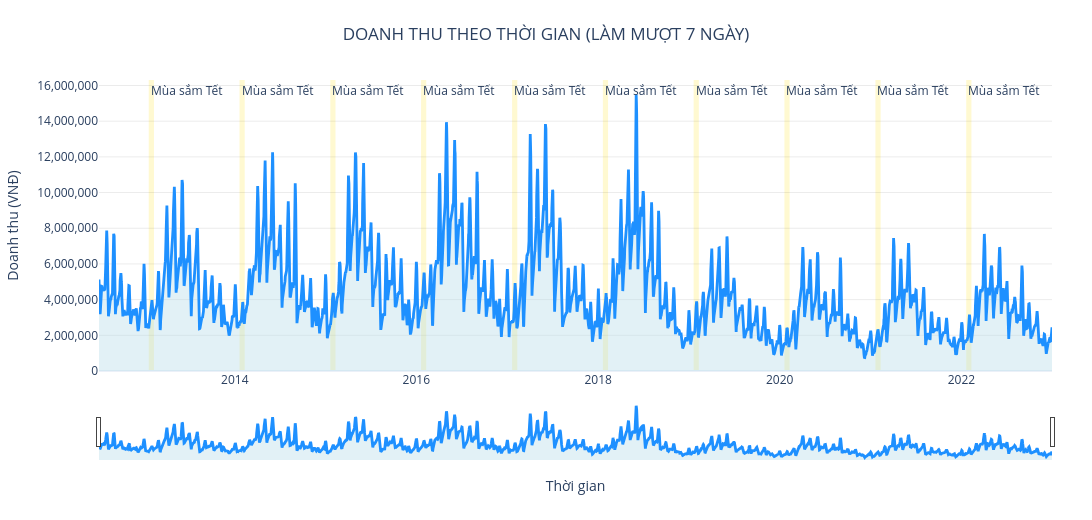
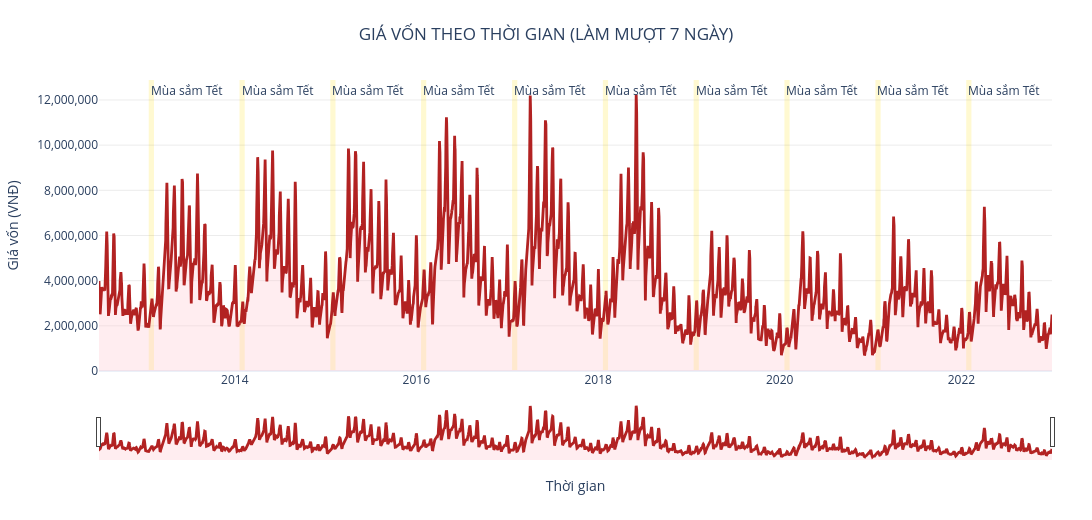
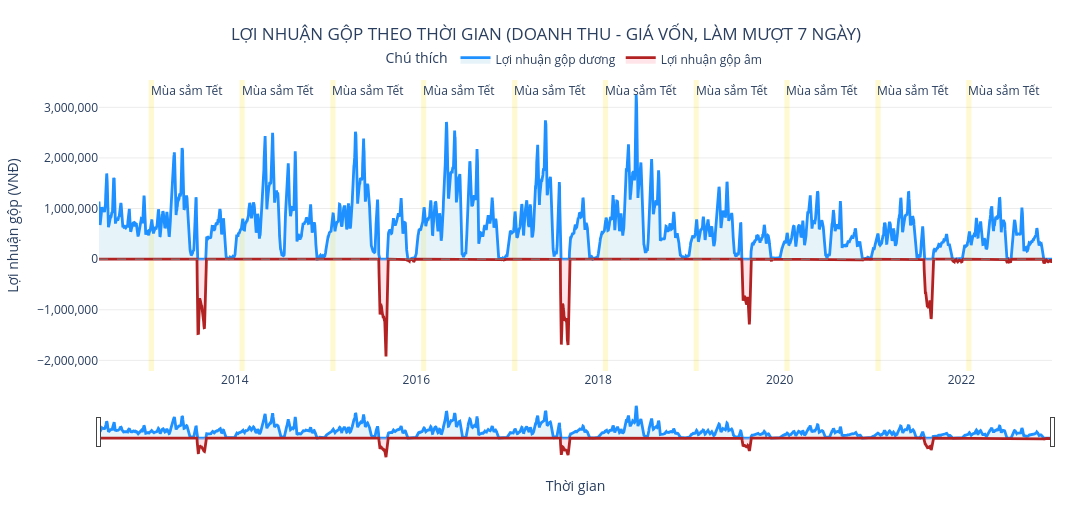

Here is the notebook cell these charts were saved with, in order:
### Code cell
# 1) Tiền xử lý dữ liệu
df_trend = (
    df_sales.copy()
    .groupby("Date", as_index=False)[["Revenue", "COGS"]]
    .sum()
    .sort_values("Date")
)

# Làm mượt MA7
df_trend["Doanh thu (MA7)"] = df_trend["Revenue"].rolling(window=7, min_periods=1).mean()
df_trend["Giá vốn (MA7)"] = df_trend["COGS"].rolling(window=7, min_periods=1).mean()
df_trend["Gross Profit (MA7)"] = df_trend["Doanh thu (MA7)"] - df_trend["Giá vốn (MA7)"]

# 2) Xác định khoảng thời gian Tết Nguyên Đán gần cuối tháng 1 - đầu tháng 2
tet_ranges = []
for year in sorted(df_trend["Date"].dt.year.unique()):
    start = pd.Timestamp(f"{year}-01-20")
    end = pd.Timestamp(f"{year}-02-10")

    mask = (df_trend["Date"] >= start) & (df_trend["Date"] <= end)
    if mask.any():
        tet_ranges.append((df_trend.loc[mask, "Date"].min(), df_trend.loc[mask, "Date"].max()))

# 3) Hàm dùng chung để vẽ vùng Tết
def them_mua_tet(fig):
    for start_date, end_date in tet_ranges:
        fig.add_vrect(
            x0=start_date,
            x1=end_date,
            fillcolor="rgba(255, 223, 0, 0.18)",
            line_width=0,
            layer="below",
            annotation_text="Mùa sắm Tết",
            annotation_position="top left",
        )

# 4) BIỂU ĐỒ DOANH THU THEO THỜI GIAN
fig_rev = go.Figure()

fig_rev.add_trace(
    go.Scatter(
        x=df_trend["Date"],
        y=df_trend["Doanh thu (MA7)"],
        mode="lines",
        name="Doanh thu (MA7)",
        line=dict(color="rgba(30, 144, 255, 1)", width=2.8),
        fill="tozeroy",
        fillcolor="rgba(173, 216, 230, 0.35)",
        hovertemplate="%{x|%d/%m/%Y}<br>Doanh thu: %{y:,.0f} VNĐ<extra></extra>",
    )
)

them_mua_tet(fig_rev)

fig_rev.update_layout(
    title={
        "text": "DOANH THU THEO THỜI GIAN (LÀM MƯỢT 7 NGÀY)",
        "x": 0.5,
        "xanchor": "center",
    },
    template="plotly_white",
    width=1400,
    height=520,
    legend=dict(
        title="Chú thích",
        orientation="h",
        yanchor="bottom",
        y=1.02,
        xanchor="center",
        x=0.5,
    ),
    margin=dict(l=60, r=40, t=80, b=60),
)

fig_rev.update_xaxes(
    title_text="Thời gian",
    rangeslider=dict(visible=True),
    showgrid=False,
)

fig_rev.update_yaxes(
    title_text="Doanh thu (VNĐ)",
    tickformat=",.0f",
    showgrid=True,
    gridcolor="rgba(0,0,0,0.08)",
)

fig_rev.show()

# 5) BIỂU ĐỒ GIÁ VỐN THEO THỜI GIAN
fig_cogs = go.Figure()

fig_cogs.add_trace(
    go.Scatter(
        x=df_trend["Date"],
        y=df_trend["Giá vốn (MA7)"],
        mode="lines",
        name="Giá vốn (MA7)",
        line=dict(color="rgba(178, 34, 34, 1)", width=2.8),
        fill="tozeroy",
        fillcolor="rgba(255, 182, 193, 0.25)",
        hovertemplate="%{x|%d/%m/%Y}<br>Giá vốn: %{y:,.0f} VNĐ<extra></extra>",
    )
)

them_mua_tet(fig_cogs)

fig_cogs.update_layout(
    title={
        "text": "GIÁ VỐN THEO THỜI GIAN (LÀM MƯỢT 7 NGÀY)",
        "x": 0.5,
        "xanchor": "center",
    },
    template="plotly_white",
    width=1400,
    height=520,
    legend=dict(
        title="Chú thích",
        orientation="h",
        yanchor="bottom",
        y=1.02,
        xanchor="center",
        x=0.5,
    ),
    margin=dict(l=60, r=40, t=80, b=60),
)

fig_cogs.update_xaxes(
    title_text="Thời gian",
    rangeslider=dict(visible=True),
    showgrid=False,
)

fig_cogs.update_yaxes(
    title_text="Giá vốn (VNĐ)",
    tickformat=",.0f",
    showgrid=True,
    gridcolor="rgba(0,0,0,0.08)",
)

fig_cogs.show()

# 6) BIỂU ĐỒ LỢI NHUẬN GỘP THEO THỜI GIAN
# 6) BIỂU ĐỒ LỢI NHUẬN GỘP THEO THỜI GIAN
fig_gp = go.Figure()

df_trend["Gross Profit (MA7)"] = df_trend["Doanh thu (MA7)"] - df_trend["Giá vốn (MA7)"]

gross_profit_positive = df_trend["Gross Profit (MA7)"].where(df_trend["Gross Profit (MA7)"] >= 0, 0)
gross_profit_negative = df_trend["Gross Profit (MA7)"].where(df_trend["Gross Profit (MA7)"] < 0, 0)

# Phần dương: màu xanh dương
fig_gp.add_trace(
    go.Scatter(
        x=df_trend["Date"],
        y=gross_profit_positive,
        mode="lines",
        name="Lợi nhuận gộp dương",
        line=dict(color="rgba(30, 144, 255, 1)", width=2.8),
        fill="tozeroy",
        fillcolor="rgba(173, 216, 230, 0.30)",
        hovertemplate="%{x|%d/%m/%Y}<br>Lợi nhuận gộp: %{y:,.0f} VNĐ<extra></extra>",
    )
)

# Phần âm: màu đỏ
fig_gp.add_trace(
    go.Scatter(
        x=df_trend["Date"],
        y=gross_profit_negative,
        mode="lines",
        name="Lợi nhuận gộp âm",
        line=dict(color="rgba(178, 34, 34, 1)", width=2.8),
        fill="tozeroy",
        fillcolor="rgba(255, 182, 193, 0.35)",
        hovertemplate="%{x|%d/%m/%Y}<br>Lợi nhuận gộp: %{y:,.0f} VNĐ<extra></extra>",
    )
)

them_mua_tet(fig_gp)

fig_gp.add_hline(y=0, line_width=1, line_dash="dash", line_color="gray")

fig_gp.update_layout(
    title={
        "text": "LỢI NHUẬN GỘP THEO THỜI GIAN (DOANH THU - GIÁ VỐN, LÀM MƯỢT 7 NGÀY)",
        "x": 0.5,
        "xanchor": "center",
    },
    template="plotly_white",
    width=1400,
    height=520,
    legend=dict(
        title="Chú thích",
        orientation="h",
        yanchor="bottom",
        y=1.02,
        xanchor="center",
        x=0.5,
    ),
    margin=dict(l=60, r=40, t=80, b=60),
)

fig_gp.update_xaxes(
    title_text="Thời gian",
    rangeslider=dict(visible=True),
    showgrid=False,
)

fig_gp.update_yaxes(
    title_text="Lợi nhuận gộp (VNĐ)",
    tickformat=",.0f",
    showgrid=True,
    gridcolor="rgba(0,0,0,0.08)",
)

fig_gp.show()

### Figure 1 — Plotly figure (JSON) as saved in the notebook; plotly's stock layout.template omitted (floating-point values rounded to 4 significant figures; data arrays with more than 128 entries replaced by an {"elided": "..."} marker saying what was removed)
{"data": [{"fill": "tozeroy", "fillcolor": "rgba(173, 216, 230, 0.35)", "hovertemplate": "%{x|%d/%m/%Y}<br>Doanh thu: %{y:,.0f} VNĐ<extra></extra>", "line": {"color": "rgba(30, 144, 255, 1)", "width": 2.8}, "mode": "lines", "name": "Doanh thu (MA7)", "type": "scatter", "x": {"elided": "3833 str values"}, "y": {"elided": "3833 float values"}}], "layout": {"annotations": [{"showarrow": false, "text": "Mùa sắm Tết", "x": "2013-01-20T00:00:00", "xanchor": "left", "xref": "x", "y": 1, "yanchor": "top", "yref": "y domain"}, {"showarrow": false, "text": "Mùa sắm Tết", "x": "2014-01-20T00:00:00", "xanchor": "left", "xref": "x", "y": 1, "yanchor": "top", "yref": "y domain"}, {"showarrow": false, "text": "Mùa sắm Tết", "x": "2015-01-20T00:00:00", "xanchor": "left", "xref": "x", "y": 1, "yanchor": "top", "yref": "y domain"}, {"showarrow": false, "text": "Mùa sắm Tết", "x": "2016-01-20T00:00:00", "xanchor": "left", "xref": "x", "y": 1, "yanchor": "top", "yref": "y domain"}, {"showarrow": false, "text": "Mùa sắm Tết", "x": "2017-01-20T00:00:00", "xanchor": "left", "xref": "x", "y": 1, "yanchor": "top", "yref": "y domain"}, {"showarrow": false, "text": "Mùa sắm Tết", "x": "2018-01-20T00:00:00", "xanchor": "left", "xref": "x", "y": 1, "yanchor": "top", "yref": "y domain"}, {"showarrow": false, "text": "Mùa sắm Tết", "x": "2019-01-20T00:00:00", "xanchor": "left", "xref": "x", "y": 1, "yanchor": "top", "yref": "y domain"}, {"showarrow": false, "text": "Mùa sắm Tết", "x": "2020-01-20T00:00:00", "xanchor": "left", "xref": "x", "y": 1, "yanchor": "top", "yref": "y domain"}, {"showarrow": false, "text": "Mùa sắm Tết", "x": "2021-01-20T00:00:00", "xanchor": "left", "xref": "x", "y": 1, "yanchor": "top", "yref": "y domain"}, {"showarrow": false, "text": "Mùa sắm Tết", "x": "2022-01-20T00:00:00", "xanchor": "left", "xref": "x", "y": 1, "yanchor": "top", "yref": "y domain"}], "height": 520, "legend": {"orientation": "h", "title": {"text": "Chú thích"}, "x": 0.5, "xanchor": "center", "y": 1.02, "yanchor": "bottom"}, "margin": {"b": 60, "l": 60, "r": 40, "t": 80}, "shapes": [{"fillcolor": "rgba(255, 223, 0, 0.18)", "layer": "below", "line": {"width": 0}, "type": "rect", "x0": "2013-01-20T00:00:00", "x1": "2013-02-10T00:00:00", "xref": "x", "y0": 0, "y1": 1, "yref": "y domain"}, {"fillcolor": "rgba(255, 223, 0, 0.18)", "layer": "below", "line": {"width": 0}, "type": "rect", "x0": "2014-01-20T00:00:00", "x1": "2014-02-10T00:00:00", "xref": "x", "y0": 0, "y1": 1, "yref": "y domain"}, {"fillcolor": "rgba(255, 223, 0, 0.18)", "layer": "below", "line": {"width": 0}, "type": "rect", "x0": "2015-01-20T00:00:00", "x1": "2015-02-10T00:00:00", "xref": "x", "y0": 0, "y1": 1, "yref": "y domain"}, {"fillcolor": "rgba(255, 223, 0, 0.18)", "layer": "below", "line": {"width": 0}, "type": "rect", "x0": "2016-01-20T00:00:00", "x1": "2016-02-10T00:00:00", "xref": "x", "y0": 0, "y1": 1, "yref": "y domain"}, {"fillcolor": "rgba(255, 223, 0, 0.18)", "layer": "below", "line": {"width": 0}, "type": "rect", "x0": "2017-01-20T00:00:00", "x1": "2017-02-10T00:00:00", "xref": "x", "y0": 0, "y1": 1, "yref": "y domain"}, {"fillcolor": "rgba(255, 223, 0, 0.18)", "layer": "below", "line": {"width": 0}, "type": "rect", "x0": "2018-01-20T00:00:00", "x1": "2018-02-10T00:00:00", "xref": "x", "y0": 0, "y1": 1, "yref": "y domain"}, {"fillcolor": "rgba(255, 223, 0, 0.18)", "layer": "below", "line": {"width": 0}, "type": "rect", "x0": "2019-01-20T00:00:00", "x1": "2019-02-10T00:00:00", "xref": "x", "y0": 0, "y1": 1, "yref": "y domain"}, {"fillcolor": "rgba(255, 223, 0, 0.18)", "layer": "below", "line": {"width": 0}, "type": "rect", "x0": "2020-01-20T00:00:00", "x1": "2020-02-10T00:00:00", "xref": "x", "y0": 0, "y1": 1, "yref": "y domain"}, {"fillcolor": "rgba(255, 223, 0, 0.18)", "layer": "below", "line": {"width": 0}, "type": "rect", "x0": "2021-01-20T00:00:00", "x1": "2021-02-10T00:00:00", "xref": "x", "y0": 0, "y1": 1, "yref": "y domain"}, {"fillcolor": "rgba(255, 223, 0, 0.18)", "layer": "below", "line": {"width": 0}, "type": "rect", "x0": "2022-01-20T00:00:00", "x1": "2022-02-10T00:00:00", "xref": "x", "y0": 0, "y1": 1, "yref": "y domain"}], "title": {"text": "DOANH THU THEO THỜI GIAN (LÀM MƯỢT 7 NGÀY)", "x": 0.5, "xanchor": "center"}, "width": 1400, "xaxis": {"rangeslider": {"visible": true}, "showgrid": false, "title": {"text": "Thời gian"}}, "yaxis": {"gridcolor": "rgba(0,0,0,0.08)", "showgrid": true, "tickformat": ",.0f", "title": {"text": "Doanh thu (VNĐ)"}}}}

### Figure 2 — Plotly figure (JSON) as saved in the notebook; plotly's stock layout.template omitted (floating-point values rounded to 4 significant figures; data arrays with more than 128 entries replaced by an {"elided": "..."} marker saying what was removed)
{"data": [{"fill": "tozeroy", "fillcolor": "rgba(255, 182, 193, 0.25)", "hovertemplate": "%{x|%d/%m/%Y}<br>Giá vốn: %{y:,.0f} VNĐ<extra></extra>", "line": {"color": "rgba(178, 34, 34, 1)", "width": 2.8}, "mode": "lines", "name": "Giá vốn (MA7)", "type": "scatter", "x": {"elided": "3833 str values"}, "y": {"elided": "3833 float values"}}], "layout": {"annotations": [{"showarrow": false, "text": "Mùa sắm Tết", "x": "2013-01-20T00:00:00", "xanchor": "left", "xref": "x", "y": 1, "yanchor": "top", "yref": "y domain"}, {"showarrow": false, "text": "Mùa sắm Tết", "x": "2014-01-20T00:00:00", "xanchor": "left", "xref": "x", "y": 1, "yanchor": "top", "yref": "y domain"}, {"showarrow": false, "text": "Mùa sắm Tết", "x": "2015-01-20T00:00:00", "xanchor": "left", "xref": "x", "y": 1, "yanchor": "top", "yref": "y domain"}, {"showarrow": false, "text": "Mùa sắm Tết", "x": "2016-01-20T00:00:00", "xanchor": "left", "xref": "x", "y": 1, "yanchor": "top", "yref": "y domain"}, {"showarrow": false, "text": "Mùa sắm Tết", "x": "2017-01-20T00:00:00", "xanchor": "left", "xref": "x", "y": 1, "yanchor": "top", "yref": "y domain"}, {"showarrow": false, "text": "Mùa sắm Tết", "x": "2018-01-20T00:00:00", "xanchor": "left", "xref": "x", "y": 1, "yanchor": "top", "yref": "y domain"}, {"showarrow": false, "text": "Mùa sắm Tết", "x": "2019-01-20T00:00:00", "xanchor": "left", "xref": "x", "y": 1, "yanchor": "top", "yref": "y domain"}, {"showarrow": false, "text": "Mùa sắm Tết", "x": "2020-01-20T00:00:00", "xanchor": "left", "xref": "x", "y": 1, "yanchor": "top", "yref": "y domain"}, {"showarrow": false, "text": "Mùa sắm Tết", "x": "2021-01-20T00:00:00", "xanchor": "left", "xref": "x", "y": 1, "yanchor": "top", "yref": "y domain"}, {"showarrow": false, "text": "Mùa sắm Tết", "x": "2022-01-20T00:00:00", "xanchor": "left", "xref": "x", "y": 1, "yanchor": "top", "yref": "y domain"}], "height": 520, "legend": {"orientation": "h", "title": {"text": "Chú thích"}, "x": 0.5, "xanchor": "center", "y": 1.02, "yanchor": "bottom"}, "margin": {"b": 60, "l": 60, "r": 40, "t": 80}, "shapes": [{"fillcolor": "rgba(255, 223, 0, 0.18)", "layer": "below", "line": {"width": 0}, "type": "rect", "x0": "2013-01-20T00:00:00", "x1": "2013-02-10T00:00:00", "xref": "x", "y0": 0, "y1": 1, "yref": "y domain"}, {"fillcolor": "rgba(255, 223, 0, 0.18)", "layer": "below", "line": {"width": 0}, "type": "rect", "x0": "2014-01-20T00:00:00", "x1": "2014-02-10T00:00:00", "xref": "x", "y0": 0, "y1": 1, "yref": "y domain"}, {"fillcolor": "rgba(255, 223, 0, 0.18)", "layer": "below", "line": {"width": 0}, "type": "rect", "x0": "2015-01-20T00:00:00", "x1": "2015-02-10T00:00:00", "xref": "x", "y0": 0, "y1": 1, "yref": "y domain"}, {"fillcolor": "rgba(255, 223, 0, 0.18)", "layer": "below", "line": {"width": 0}, "type": "rect", "x0": "2016-01-20T00:00:00", "x1": "2016-02-10T00:00:00", "xref": "x", "y0": 0, "y1": 1, "yref": "y domain"}, {"fillcolor": "rgba(255, 223, 0, 0.18)", "layer": "below", "line": {"width": 0}, "type": "rect", "x0": "2017-01-20T00:00:00", "x1": "2017-02-10T00:00:00", "xref": "x", "y0": 0, "y1": 1, "yref": "y domain"}, {"fillcolor": "rgba(255, 223, 0, 0.18)", "layer": "below", "line": {"width": 0}, "type": "rect", "x0": "2018-01-20T00:00:00", "x1": "2018-02-10T00:00:00", "xref": "x", "y0": 0, "y1": 1, "yref": "y domain"}, {"fillcolor": "rgba(255, 223, 0, 0.18)", "layer": "below", "line": {"width": 0}, "type": "rect", "x0": "2019-01-20T00:00:00", "x1": "2019-02-10T00:00:00", "xref": "x", "y0": 0, "y1": 1, "yref": "y domain"}, {"fillcolor": "rgba(255, 223, 0, 0.18)", "layer": "below", "line": {"width": 0}, "type": "rect", "x0": "2020-01-20T00:00:00", "x1": "2020-02-10T00:00:00", "xref": "x", "y0": 0, "y1": 1, "yref": "y domain"}, {"fillcolor": "rgba(255, 223, 0, 0.18)", "layer": "below", "line": {"width": 0}, "type": "rect", "x0": "2021-01-20T00:00:00", "x1": "2021-02-10T00:00:00", "xref": "x", "y0": 0, "y1": 1, "yref": "y domain"}, {"fillcolor": "rgba(255, 223, 0, 0.18)", "layer": "below", "line": {"width": 0}, "type": "rect", "x0": "2022-01-20T00:00:00", "x1": "2022-02-10T00:00:00", "xref": "x", "y0": 0, "y1": 1, "yref": "y domain"}], "title": {"text": "GIÁ VỐN THEO THỜI GIAN (LÀM MƯỢT 7 NGÀY)", "x": 0.5, "xanchor": "center"}, "width": 1400, "xaxis": {"rangeslider": {"visible": true}, "showgrid": false, "title": {"text": "Thời gian"}}, "yaxis": {"gridcolor": "rgba(0,0,0,0.08)", "showgrid": true, "tickformat": ",.0f", "title": {"text": "Giá vốn (VNĐ)"}}}}

### Figure 3 — Plotly figure (JSON) as saved in the notebook; plotly's stock layout.template omitted (floating-point values rounded to 4 significant figures; data arrays with more than 128 entries replaced by an {"elided": "..."} marker saying what was removed)
{"data": [{"fill": "tozeroy", "fillcolor": "rgba(173, 216, 230, 0.30)", "hovertemplate": "%{x|%d/%m/%Y}<br>Lợi nhuận gộp: %{y:,.0f} VNĐ<extra></extra>", "line": {"color": "rgba(30, 144, 255, 1)", "width": 2.8}, "mode": "lines", "name": "Lợi nhuận gộp dương", "type": "scatter", "x": {"elided": "3833 str values"}, "y": {"elided": "3833 float values"}}, {"fill": "tozeroy", "fillcolor": "rgba(255, 182, 193, 0.35)", "hovertemplate": "%{x|%d/%m/%Y}<br>Lợi nhuận gộp: %{y:,.0f} VNĐ<extra></extra>", "line": {"color": "rgba(178, 34, 34, 1)", "width": 2.8}, "mode": "lines", "name": "Lợi nhuận gộp âm", "type": "scatter", "x": {"elided": "3833 str values"}, "y": {"elided": "3833 float values"}}], "layout": {"annotations": [{"showarrow": false, "text": "Mùa sắm Tết", "x": "2013-01-20T00:00:00", "xanchor": "left", "xref": "x", "y": 1, "yanchor": "top", "yref": "y domain"}, {"showarrow": false, "text": "Mùa sắm Tết", "x": "2014-01-20T00:00:00", "xanchor": "left", "xref": "x", "y": 1, "yanchor": "top", "yref": "y domain"}, {"showarrow": false, "text": "Mùa sắm Tết", "x": "2015-01-20T00:00:00", "xanchor": "left", "xref": "x", "y": 1, "yanchor": "top", "yref": "y domain"}, {"showarrow": false, "text": "Mùa sắm Tết", "x": "2016-01-20T00:00:00", "xanchor": "left", "xref": "x", "y": 1, "yanchor": "top", "yref": "y domain"}, {"showarrow": false, "text": "Mùa sắm Tết", "x": "2017-01-20T00:00:00", "xanchor": "left", "xref": "x", "y": 1, "yanchor": "top", "yref": "y domain"}, {"showarrow": false, "text": "Mùa sắm Tết", "x": "2018-01-20T00:00:00", "xanchor": "left", "xref": "x", "y": 1, "yanchor": "top", "yref": "y domain"}, {"showarrow": false, "text": "Mùa sắm Tết", "x": "2019-01-20T00:00:00", "xanchor": "left", "xref": "x", "y": 1, "yanchor": "top", "yref": "y domain"}, {"showarrow": false, "text": "Mùa sắm Tết", "x": "2020-01-20T00:00:00", "xanchor": "left", "xref": "x", "y": 1, "yanchor": "top", "yref": "y domain"}, {"showarrow": false, "text": "Mùa sắm Tết", "x": "2021-01-20T00:00:00", "xanchor": "left", "xref": "x", "y": 1, "yanchor": "top", "yref": "y domain"}, {"showarrow": false, "text": "Mùa sắm Tết", "x": "2022-01-20T00:00:00", "xanchor": "left", "xref": "x", "y": 1, "yanchor": "top", "yref": "y domain"}], "height": 520, "legend": {"orientation": "h", "title": {"text": "Chú thích"}, "x": 0.5, "xanchor": "center", "y": 1.02, "yanchor": "bottom"}, "margin": {"b": 60, "l": 60, "r": 40, "t": 80}, "shapes": [{"fillcolor": "rgba(255, 223, 0, 0.18)", "layer": "below", "line": {"width": 0}, "type": "rect", "x0": "2013-01-20T00:00:00", "x1": "2013-02-10T00:00:00", "xref": "x", "y0": 0, "y1": 1, "yref": "y domain"}, {"fillcolor": "rgba(255, 223, 0, 0.18)", "layer": "below", "line": {"width": 0}, "type": "rect", "x0": "2014-01-20T00:00:00", "x1": "2014-02-10T00:00:00", "xref": "x", "y0": 0, "y1": 1, "yref": "y domain"}, {"fillcolor": "rgba(255, 223, 0, 0.18)", "layer": "below", "line": {"width": 0}, "type": "rect", "x0": "2015-01-20T00:00:00", "x1": "2015-02-10T00:00:00", "xref": "x", "y0": 0, "y1": 1, "yref": "y domain"}, {"fillcolor": "rgba(255, 223, 0, 0.18)", "layer": "below", "line": {"width": 0}, "type": "rect", "x0": "2016-01-20T00:00:00", "x1": "2016-02-10T00:00:00", "xref": "x", "y0": 0, "y1": 1, "yref": "y domain"}, {"fillcolor": "rgba(255, 223, 0, 0.18)", "layer": "below", "line": {"width": 0}, "type": "rect", "x0": "2017-01-20T00:00:00", "x1": "2017-02-10T00:00:00", "xref": "x", "y0": 0, "y1": 1, "yref": "y domain"}, {"fillcolor": "rgba(255, 223, 0, 0.18)", "layer": "below", "line": {"width": 0}, "type": "rect", "x0": "2018-01-20T00:00:00", "x1": "2018-02-10T00:00:00", "xref": "x", "y0": 0, "y1": 1, "yref": "y domain"}, {"fillcolor": "rgba(255, 223, 0, 0.18)", "layer": "below", "line": {"width": 0}, "type": "rect", "x0": "2019-01-20T00:00:00", "x1": "2019-02-10T00:00:00", "xref": "x", "y0": 0, "y1": 1, "yref": "y domain"}, {"fillcolor": "rgba(255, 223, 0, 0.18)", "layer": "below", "line": {"width": 0}, "type": "rect", "x0": "2020-01-20T00:00:00", "x1": "2020-02-10T00:00:00", "xref": "x", "y0": 0, "y1": 1, "yref": "y domain"}, {"fillcolor": "rgba(255, 223, 0, 0.18)", "layer": "below", "line": {"width": 0}, "type": "rect", "x0": "2021-01-20T00:00:00", "x1": "2021-02-10T00:00:00", "xref": "x", "y0": 0, "y1": 1, "yref": "y domain"}, {"fillcolor": "rgba(255, 223, 0, 0.18)", "layer": "below", "line": {"width": 0}, "type": "rect", "x0": "2022-01-20T00:00:00", "x1": "2022-02-10T00:00:00", "xref": "x", "y0": 0, "y1": 1, "yref": "y domain"}, {"line": {"color": "gray", "dash": "dash", "width": 1}, "type": "line", "x0": 0, "x1": 1, "xref": "x domain", "y0": 0, "y1": 0, "yref": "y"}], "title": {"text": "LỢI NHUẬN GỘP THEO THỜI GIAN (DOANH THU - GIÁ VỐN, LÀM MƯỢT 7 NGÀY)", "x": 0.5, "xanchor": "center"}, "width": 1400, "xaxis": {"rangeslider": {"visible": true}, "showgrid": false, "title": {"text": "Thời gian"}}, "yaxis": {"gridcolor": "rgba(0,0,0,0.08)", "showgrid": true, "tickformat": ",.0f", "title": {"text": "Lợi nhuận gộp (VNĐ)"}}}}
